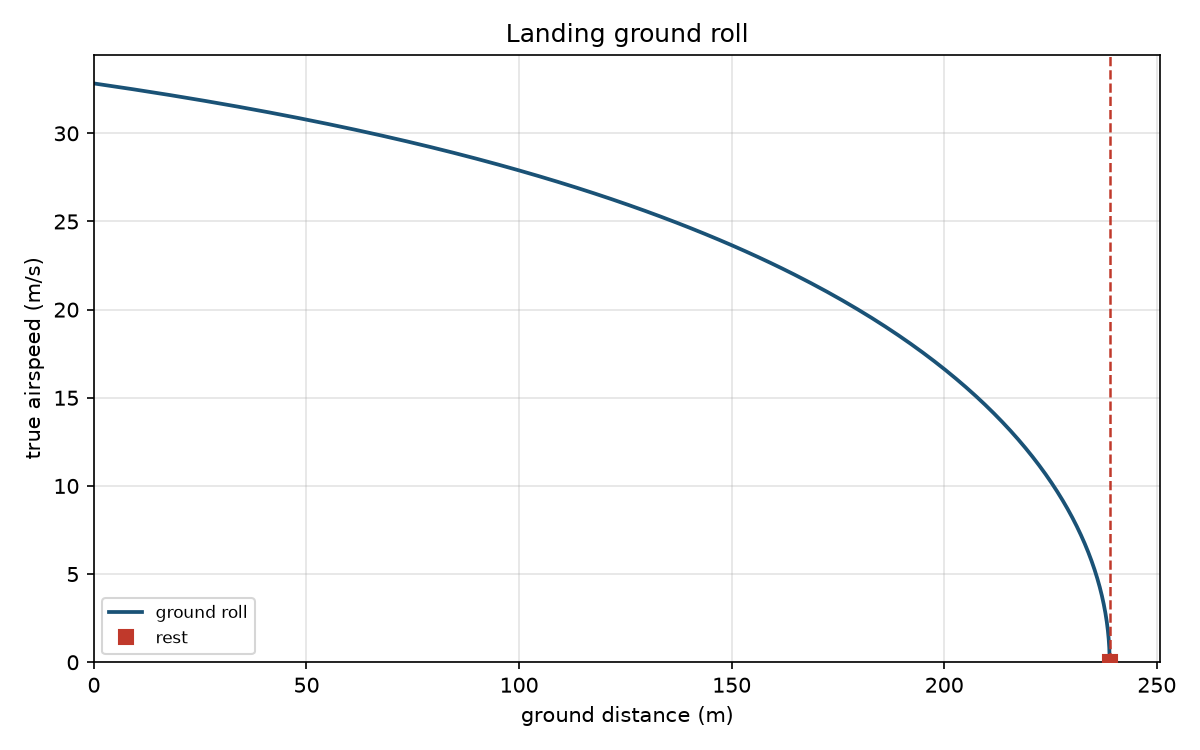

Write Python code to recreate this figure.
#!/usr/bin/env python3
"""Level dry-runway ground roll from touchdown to rest.

Wheel load is wheel_normal_force N = W - L. Braking friction is
rolling_friction mu*N. Net force is ground_roll_net_force
T - D - mu*(W - L). Acceleration is ground_roll_acceleration a = g*F/W.
Touchdown speed is touchdown_speed kTD*Vs. Constant thrust uses
ground_roll_A, ground_roll_B, landing_ground_roll_distance, and
landing_ground_roll_time.
"""

from __future__ import annotations

import argparse
import math
import sys
import tempfile
from pathlib import Path

CHECK_TOL = 1e-8
G0 = 9.80665
PLOT_TITLE = "Landing ground roll"
N_PLOT = 201
N_INT = 4001
MACH_WARN = 0.3
DEFAULT_K_TD = 1.3

SKILL_DIR = Path(__file__).resolve().parent
ATMOS_DIR = SKILL_DIR.parent / "ATMOS - Standard1976"
HUMID_DIR = SKILL_DIR.parent / "AERO - DensityAndPressureAltitude"

ASSUMPTIONS = (
    "level dry zero-wind runway; flare, float, and obstacle are omitted; "
    "no slope or wet-runway model; brakes from contact; "
    "wheel_normal_force N = W - L; rolling_friction Fr = mu*N with "
    "braking mu; ground_roll_net_force F = T - D - mu*(W - L); "
    "ground_roll_acceleration a = g*F/W with "
    f"g = g0 = {G0:g} m/s^2; "
    "L and D from lift_force, drag_force, and drag_polar at constant "
    "touchdown CL; freestream_dynamic_pressure q = 0.5*rho*V**2; "
    "landing stall_speed at CLmax when given, else at CL_TD; "
    f"touchdown_speed V_TD = k_TD*V_stall, default k_TD = {DEFAULT_K_TD:g}; "
    "omitted thrust is idle T = 0; constant T, including reverse; "
    "constant thrust uses ground_roll_A, ground_roll_B, "
    "landing_ground_roll_distance, and landing_ground_roll_time; "
    "still air so TAS equals ground speed; incompressible; "
    "weight is a force, so m = W/g0"
)


def print_kv(key: str, value: object) -> None:
    if isinstance(value, float):
        text = f"{value:.8g}"
    else:
        text = str(value)
    print(f"{key}: {text}")


def load_atmosphere():
    folder = str(ATMOS_DIR)
    if folder not in sys.path:
        sys.path.insert(0, folder)
    try:
        from standard_1976 import GAMMA, M0, RSTAR, atmosphere, require_altitude
    except ImportError as exc:
        raise ValueError(
            "ATMOS - Standard1976 must be importable for density at --alt"
        ) from exc
    return atmosphere, require_altitude, M0, RSTAR, GAMMA


def load_humidity():
    folder = str(HUMID_DIR)
    if folder not in sys.path:
        sys.path.insert(0, folder)
    try:
        from density_and_pressure_altitude import (
            atmosphere_density,
            moist_density,
            moist_mean_molar_mass,
            saturation_vapor_pressure,
            sound_speed,
            vapor_partial_pressure,
            water_molar_mass,
        )
    except ImportError as exc:
        raise ValueError(
            "AERO - DensityAndPressureAltitude must be importable for "
            "temperature and humidity"
        ) from exc
    return {
        "atmosphere_density": atmosphere_density,
        "moist_density": moist_density,
        "moist_mean_molar_mass": moist_mean_molar_mass,
        "saturation_vapor_pressure": saturation_vapor_pressure,
        "sound_speed": sound_speed,
        "vapor_partial_pressure": vapor_partial_pressure,
        "water_molar_mass": water_molar_mass,
    }


def require_positive(name: str, value: float) -> None:
    if not math.isfinite(value) or value <= 0.0:
        raise ValueError(f"{name} must be finite and > 0")


def require_nonnegative(name: str, value: float) -> None:
    if not math.isfinite(value) or value < 0.0:
        raise ValueError(f"{name} must be finite and >= 0")


def induced_factor(aspect_ratio: float, oswald: float) -> float:
    return 1.0 / (math.pi * aspect_ratio * oswald)


def polar_cd(cd0: float, k: float, cl: float) -> float:
    return cd0 + k * cl * cl


def dynamic_pressure(rho: float, speed: float) -> float:
    """freestream_dynamic_pressure."""
    return 0.5 * rho * speed * speed


def stall_speed(weight: float, rho: float, area: float, cl: float) -> float:
    """stall_speed."""
    return math.sqrt(2.0 * weight / (rho * area * cl))


def touchdown_speed(k_td: float, v_stall: float) -> float:
    """touchdown_speed."""
    return k_td * v_stall


def lift_force(cl: float, q: float, area: float) -> float:
    """lift_force."""
    return cl * q * area


def drag_force(cd: float, q: float, area: float) -> float:
    """drag_force."""
    return cd * q * area


def wheel_normal_force(weight: float, lift: float) -> float:
    """wheel_normal_force."""
    return weight - lift


def rolling_friction(mu: float, normal: float) -> float:
    """rolling_friction."""
    return mu * normal


def net_force(thrust: float, drag: float, mu: float, weight: float, lift: float) -> float:
    """ground_roll_net_force."""
    return thrust - drag - mu * (weight - lift)


def acceleration(g: float, force: float, weight: float) -> float:
    """ground_roll_acceleration."""
    return g * force / weight


def accel_const(g: float, thrust: float, weight: float, mu: float) -> float:
    """ground_roll_A."""
    return g * (thrust / weight - mu)


def accel_v2(
    g: float,
    rho: float,
    area: float,
    cd: float,
    mu: float,
    cl: float,
    weight: float,
) -> float:
    """ground_roll_B."""
    return g * rho * area * (cd - mu * cl) / (2.0 * weight)


def distance_to_stop(a_coef: float, b_coef: float, speed: float) -> float:
    """landing_ground_roll_distance, including B = 0."""
    if speed == 0.0:
        return 0.0
    if a_coef >= 0.0:
        raise ValueError("static acceleration is not toward a stop")
    if abs(b_coef) <= 1e-18 * max(1.0, abs(a_coef)):
        return -speed * speed / (2.0 * a_coef)
    disc = a_coef - b_coef * speed * speed
    if disc >= 0.0:
        raise ValueError("net force is not toward a stop through touchdown")
    ratio = disc / a_coef
    if ratio <= 0.0:
        raise ValueError("ground-roll log argument is not positive")
    return math.log(ratio) / (2.0 * b_coef)


def time_to_stop(a_coef: float, b_coef: float, speed: float) -> float:
    """landing_ground_roll_time, with B >= 0 handled separately."""
    if speed == 0.0:
        return 0.0
    if a_coef >= 0.0:
        raise ValueError("static acceleration is not toward a stop")
    if abs(b_coef) <= 1e-18 * max(1.0, abs(a_coef)):
        return -speed / a_coef
    disc = a_coef - b_coef * speed * speed
    if disc >= 0.0:
        raise ValueError("net force is not toward a stop through touchdown")
    mag_a = -a_coef
    if b_coef > 0.0:
        return math.atan(speed * math.sqrt(b_coef / mag_a)) / math.sqrt(mag_a * b_coef)
    mag_b = -b_coef
    root = math.sqrt(mag_a * mag_b)
    num = math.sqrt(mag_a) + speed * math.sqrt(mag_b)
    den = math.sqrt(mag_a) - speed * math.sqrt(mag_b)
    if den <= 0.0 or num <= 0.0:
        raise ValueError("net force is not toward a stop through touchdown")
    return math.log(num / den) / (2.0 * root)


def forces_at(
    speed: float,
    weight: float,
    area: float,
    cl: float,
    cd: float,
    mu: float,
    rho: float,
    thrust: float,
) -> dict[str, float]:
    q = dynamic_pressure(rho, speed)
    lift = lift_force(cl, q, area)
    drag = drag_force(cd, q, area)
    normal = wheel_normal_force(weight, lift)
    friction = rolling_friction(mu, normal)
    force = net_force(thrust, drag, mu, weight, lift)
    accel = acceleration(G0, force, weight)
    return {
        "V_m_s": speed,
        "q_Pa": q,
        "thrust_N": thrust,
        "L_N": lift,
        "D_N": drag,
        "N_N": normal,
        "Fr_N": friction,
        "F_N": force,
        "a_m_s2": accel,
    }


def integrate_roll(
    v_td: float,
    weight: float,
    area: float,
    cl: float,
    cd: float,
    mu: float,
    rho: float,
    thrust: float,
) -> tuple[float, float, list[float], list[float]]:
    """Trapezoid of V/a and 1/a from V_TD to rest. Returns s, t, V[], s[]."""
    speeds = [v_td * (1.0 - i / (N_INT - 1)) for i in range(N_INT)]
    accels: list[float] = []
    for speed in speeds:
        point = forces_at(speed, weight, area, cl, cd, mu, rho, thrust)
        if point["N_N"] < -CHECK_TOL:
            raise ValueError(
                "lift exceeds weight at touchdown; lower CL_TD or k_TD, or raise CLmax"
            )
        if point["a_m_s2"] >= 0.0:
            raise ValueError("net force is not toward a stop through touchdown")
        accels.append(point["a_m_s2"])
    distance = 0.0
    duration = 0.0
    distances = [0.0]
    for i in range(1, N_INT):
        dv = speeds[i] - speeds[i - 1]
        a0 = accels[i - 1]
        a1 = accels[i]
        v0 = speeds[i - 1]
        v1 = speeds[i]
        duration += 0.5 * (1.0 / a0 + 1.0 / a1) * dv
        distance += 0.5 * (v0 / a0 + v1 / a1) * dv
        distances.append(distance)
    return distance, duration, speeds, distances


def parcel_from_oat(
    pressure: float,
    temperature: float,
    rh: float | None,
    m0: float,
    rstar: float,
    gamma: float,
    humid: dict,
) -> tuple[float, float, float]:
    """Density, molar mass, and sound speed at station pressure and OAT."""
    if rh is None:
        rho = humid["atmosphere_density"](pressure, m0, rstar, temperature)
        molar = m0
    else:
        es = humid["saturation_vapor_pressure"](temperature)
        vapor = humid["vapor_partial_pressure"](rh, es)
        if vapor >= pressure:
            raise ValueError("vapor partial pressure at or above station pressure")
        mw = humid["water_molar_mass"]()
        rho = humid["moist_density"](pressure, vapor, m0, rstar, temperature, mw)
        molar = humid["moist_mean_molar_mass"](pressure, vapor, m0, mw)
    cs = humid["sound_speed"](gamma, rstar, temperature, molar)
    return rho, molar, cs


def warnings_for(
    k_td: float,
    cl_td: float,
    clmax: float | None,
    v_td: float,
    sound_speed: float | None,
    normal_td: float,
) -> list[str]:
    notes: list[str] = []
    if k_td < 1.0:
        notes.append(
            f"touchdown factor {k_td:.6g} is below 1; V_TD is below landing stall"
        )
    if clmax is not None and cl_td > clmax:
        notes.append(
            f"touchdown CL {cl_td:.6g} is above CLmax {clmax:.6g}"
        )
    if normal_td <= 0.0:
        notes.append("wheel load at touchdown is not positive")
    if sound_speed is not None and sound_speed > 0.0:
        mach = v_td / sound_speed
        if mach > MACH_WARN:
            notes.append(
                f"incompressible polar at Mach {mach:.6g}; "
                f"the checked model is used above Mach {MACH_WARN}"
            )
    return notes


def linspace(start: float, stop: float, count: int) -> list[float]:
    if count == 1:
        return [start]
    step = (stop - start) / (count - 1)
    return [start + step * i for i in range(count)]


def ensure_matplotlib():
    try:
        import matplotlib

        if "matplotlib.pyplot" not in sys.modules:
            matplotlib.use("Agg")
        import matplotlib.pyplot as plt
    except ImportError as exc:
        raise ValueError("matplotlib is required to plot the ground roll") from exc
    return plt


def plot_roll(
    path: Path,
    distances: list[float],
    speeds: list[float],
    s_stop: float,
) -> None:
    plt = ensure_matplotlib()
    fig, ax = plt.subplots(figsize=(8, 5))
    ax.plot(distances, speeds, color="#1a5276", linewidth=1.8, label="ground roll")
    ax.plot(
        s_stop,
        0.0,
        "s",
        color="#c0392b",
        markersize=7,
        zorder=5,
        label="rest",
    )
    ax.axvline(s_stop, color="#c0392b", linestyle="--", linewidth=1.2)
    ax.set_xlim(0.0, max(s_stop * 1.05, distances[-1] if distances else s_stop))
    ax.set_ylim(bottom=0.0)
    ax.set_xlabel("ground distance (m)")
    ax.set_ylabel("true airspeed (m/s)")
    ax.set_title(PLOT_TITLE)
    ax.grid(True, alpha=0.35)
    ax.legend(loc="best", fontsize=8)
    fig.tight_layout()
    path.parent.mkdir(parents=True, exist_ok=True)
    try:
        fig.savefig(path, dpi=150)
    except OSError as exc:
        plt.close(fig)
        raise ValueError(f"could not write the plot: {exc}") from exc
    plt.close(fig)


def emit(
    result: dict[str, object],
    notes: list[str],
    path: Path,
) -> None:
    print_kv("title", PLOT_TITLE)
    print_kv("assumptions", ASSUMPTIONS)
    order = (
        "method",
        "weight_N",
        "area_m2",
        "CL_TD",
        "CLmax",
        "mu",
        "CD0",
        "AR",
        "e",
        "k",
        "CD",
        "k_TD",
        "density_source",
        "Z_m",
        "T_K",
        "rh",
        "rh_source",
        "p_Pa",
        "rho_kg_m3",
        "cs_m_s",
        "g0_m_s2",
        "thrust_N",
        "V_stall_m_s",
        "stall_CL",
        "V_TD_m_s",
        "q_TD_Pa",
        "LD_TD",
        "thrust_TD_N",
        "L_TD_N",
        "D_TD_N",
        "N_TD_N",
        "Fr_TD_N",
        "F_TD_N",
        "a_TD_m_s2",
        "thrust_0_N",
        "L_0_N",
        "D_0_N",
        "N_0_N",
        "Fr_0_N",
        "F_0_N",
        "a_0_m_s2",
        "s_m",
        "t_s",
        "A_m_s2",
        "B_1_m",
    )
    for key in order:
        if key in result:
            print_kv(key, result[key])
    for note in notes:
        print_kv("warning", note)
    print_kv("graph", str(path))


def fail(message: str) -> int:
    print(f"check: fail: {message}", file=sys.stderr)
    return 1


def near(actual: float, expected: float, label: str) -> bool:
    if abs(actual - expected) <= CHECK_TOL + 1e-8 * abs(expected):
        return False
    print(f"check: fail: {label}: {actual} != {expected}", file=sys.stderr)
    return True


def run_check() -> int:
    weight = 10000.0
    area = 16.0
    cl_td = 0.8
    mu = 0.4
    cd0 = 0.02
    aspect_ratio = 8.0
    oswald = 0.8
    clmax = 1.6
    k_td = DEFAULT_K_TD
    thrust = 0.0
    atmosphere, require_altitude, _m0, _rstar, _gamma = load_atmosphere()
    state = atmosphere(0.0)
    rho = state["rho"]
    k = induced_factor(aspect_ratio, oswald)
    cd = polar_cd(cd0, k, cl_td)
    v_stall = stall_speed(weight, rho, area, clmax)
    v_td = touchdown_speed(k_td, v_stall)
    a_coef = accel_const(G0, thrust, weight, mu)
    b_coef = accel_v2(G0, rho, area, cd, mu, cl_td, weight)
    s_closed = distance_to_stop(a_coef, b_coef, v_td)
    t_closed = time_to_stop(a_coef, b_coef, v_td)
    if near(a_coef, G0 * (thrust / weight - mu), "A"):
        return 1
    if near(
        b_coef,
        G0 * rho * area * (cd - mu * cl_td) / (2.0 * weight),
        "B",
    ):
        return 1
    disc = a_coef - b_coef * v_td * v_td
    s_log = math.log(disc / a_coef) / (2.0 * b_coef)
    if near(s_closed, s_log, "distance closed form"):
        return 1
    mag_a = -a_coef
    mag_b = -b_coef
    t_log = math.log(
        (math.sqrt(mag_a) + v_td * math.sqrt(mag_b))
        / (math.sqrt(mag_a) - v_td * math.sqrt(mag_b))
    ) / (2.0 * math.sqrt(mag_a * mag_b))
    if near(t_closed, t_log, "time closed form"):
        return 1
    rest = forces_at(0.0, weight, area, cl_td, cd, mu, rho, thrust)
    if near(rest["Fr_N"], mu * weight, "static friction"):
        return 1
    if near(rest["F_N"], thrust - mu * weight, "static net force"):
        return 1
    if near(rest["a_m_s2"], a_coef, "static acceleration"):
        return 1
    touch = forces_at(v_td, weight, area, cl_td, cd, mu, rho, thrust)
    if touch["N_N"] <= 0.0:
        return fail("sample touchdown wheel load was not positive")
    if near(touch["L_N"] / touch["D_N"], cl_td / cd, "L/D"):
        return 1
    s_num, t_num, _speeds, _dist = integrate_roll(
        v_td, weight, area, cl_td, cd, mu, rho, thrust
    )
    if abs(s_num - s_closed) > 1e-3 * s_closed:
        return fail(f"numerical distance {s_num} != closed {s_closed}")
    if abs(t_num - t_closed) > 1e-3 * t_closed:
        return fail(f"numerical time {t_num} != closed {t_closed}")
    if near(distance_to_stop(-4.0, 1.0, 1.0), 0.5 * math.log(5.0 / 4.0), "A=-4 B=1 s"):
        return 1
    if near(distance_to_stop(-4.0, -1.0, 1.0), 0.5 * math.log(4.0 / 3.0), "A=-4 B=-1 s"):
        return 1
    if near(distance_to_stop(-4.0, 0.0, 2.0), 0.5, "B=0 distance"):
        return 1
    if near(time_to_stop(-4.0, 1.0, 1.0), math.atan(0.5) / 2.0, "B>0 time"):
        return 1
    if near(time_to_stop(-4.0, -1.0, 1.0), 0.25 * math.log(3.0), "B<0 time"):
        return 1

    class _Capture:
        def __init__(self) -> None:
            self.parts: list[str] = []

        def write(self, text: str) -> None:
            self.parts.append(text)

        def flush(self) -> None:
            return None

    def capture(argv: list[str]) -> tuple[int, str, str]:
        out = _Capture()
        err = _Capture()
        old_out, old_err = sys.stdout, sys.stderr
        sys.stdout, sys.stderr = out, err
        try:
            code = main(argv)
        finally:
            sys.stdout, sys.stderr = old_out, old_err
        return code, "".join(out.parts), "".join(err.parts)

    base = [
        "--weight",
        "10000",
        "--area",
        "16",
        "--cltd",
        "0.8",
        "--mu",
        "0.4",
        "--cd0",
        "0.02",
        "--ar",
        "8",
        "--e",
        "0.8",
        "--alt",
        "0",
        "--clmax",
        "1.6",
    ]
    with tempfile.TemporaryDirectory() as tmp:
        out = str(Path(tmp) / "roll.png")
        code, text, err = capture(base + ["--out", out])
        if code != 0:
            return fail(f"main returned {code}: {err}")
        data = Path(out).read_bytes()
        if not data.startswith(b"\x89PNG"):
            return fail("run did not write a PNG")
        for key in (
            "title: Landing ground roll",
            "method: closed-form constant thrust",
            "thrust_N: 0",
            "V_stall_m_s:",
            "V_TD_m_s:",
            "q_TD_Pa:",
            "LD_TD:",
            "a_TD_m_s2:",
            "a_0_m_s2:",
            "s_m:",
            "t_s:",
            "graph:",
        ):
            if key not in text:
                return fail(f"stdout missing {key}")
        if "warning:" in text:
            return fail("clean sea-level case printed a warning")

        code, text, err = capture(base + ["--thrust", "0", "--out", out])
        if code != 0:
            return fail(f"explicit zero thrust returned {code}: {err}")

        code, text, err = capture(
            base + ["--thrust", "-200", "--out", out]
        )
        if code != 0:
            return fail(f"reverse thrust returned {code}: {err}")
        if "method: closed-form constant thrust" not in text:
            return fail("reverse thrust did not print closed-form method")

        code, text, err = capture(
            base
            + [
                "--oat",
                "310",
                "--rh",
                "0.5",
                "--out",
                out,
            ]
        )
        if code != 0:
            return fail(f"oat run returned {code}: {err}")
        if "density_source: oat" not in text:
            return fail("oat run did not mark density_source")
        if "T_K:" not in text or "rh:" not in text:
            return fail("oat run missing T or rh")

        code, text, err = capture(
            [
                "--weight",
                "10000",
                "--area",
                "16",
                "--cltd",
                "0.8",
                "--mu",
                "0.4",
                "--cd0",
                "0.02",
                "--ar",
                "8",
                "--e",
                "0.8",
                "--clmax",
                "1.6",
                "--rho",
                str(rho),
                "--out",
                out,
            ]
        )
        if code != 0:
            return fail(f"rho run returned {code}: {err}")
        if "density_source: density" not in text:
            return fail("rho run did not mark density_source")

        code, text, err = capture(base + ["--k-td", "0.9", "--out", out])
        if code != 0 or "warning:" not in text:
            return fail("k_TD below 1 produced no warning")

    code, _text, err = capture(base + ["--rho", "1.225"])
    if code != 2 or "not both" not in err:
        return fail("alt and rho were accepted together")
    code, _text, err = capture(
        [
            "--weight",
            "10000",
            "--area",
            "16",
            "--cltd",
            "0.8",
            "--mu",
            "0.4",
            "--cd0",
            "0.02",
            "--ar",
            "8",
            "--e",
            "0.8",
            "--rho",
            "1.225",
            "--oat",
            "288.15",
        ]
    )
    if code != 2 or "--alt" not in err:
        return fail("oat with rho was accepted")
    code, _text, err = capture(base + ["--thrust", "5000"])
    if code != 2:
        return fail("strong idle thrust was accepted")
    code, _text, err = capture(base + ["--cltd", "2", "--clmax", "1.6"])
    if code != 2:
        return fail("CL_TD above CLmax was accepted")
    code, _text, err = capture(
        [
            "--weight",
            "10000",
            "--area",
            "16",
            "--cltd",
            "0.8",
            "--mu",
            "0.4",
            "--cd0",
            "0.02",
            "--ar",
            "8",
            "--e",
            "0.8",
            "--alt",
            "0",
        ]
    )
    if code != 2:
        return fail("k_TD default with stall at CL_TD was accepted")

    print("check: pass")
    print_kv("s_m", s_closed)
    print_kv("t_s", t_closed)
    print_kv("V_TD_m_s", v_td)
    return 0


def parse_args(argv: list[str] | None = None) -> argparse.Namespace:
    parser = argparse.ArgumentParser(
        description=(
            "Ground-roll distance and time from touchdown to rest on a level "
            "dry runway, with constant idle or reverse thrust."
        )
    )
    parser.add_argument("--weight", type=float, default=None, help="weight W [N]")
    parser.add_argument("--area", type=float, default=None, help="wing planform area S [m^2]")
    parser.add_argument(
        "--cltd", type=float, default=None, help="touchdown lift coefficient CL_TD"
    )
    parser.add_argument("--mu", type=float, default=None, help="braking-friction coefficient")
    parser.add_argument("--cd0", type=float, default=None, help="zero-lift drag coefficient CD0")
    parser.add_argument("--ar", type=float, default=None, help="aspect ratio AR")
    parser.add_argument("--e", type=float, default=None, help="Oswald efficiency e, 0 < e <= 1")
    parser.add_argument(
        "--thrust",
        type=float,
        default=None,
        help="net thrust, independent of speed [N]; omitted is idle 0",
    )
    parser.add_argument("--alt", type=float, default=None, help="geometric altitude [m]")
    parser.add_argument("--rho", type=float, default=None, help="air density [kg/m^3]")
    parser.add_argument("--oat", type=float, default=None, help="outside air temperature [K]")
    parser.add_argument(
        "--rh",
        type=float,
        default=None,
        help="relative humidity 0 to 1, with --oat",
    )
    parser.add_argument(
        "--k-td",
        type=float,
        default=DEFAULT_K_TD,
        help=f"touchdown speed / stall speed, default {DEFAULT_K_TD:g}",
    )
    parser.add_argument("--clmax", type=float, default=None, help="maximum lift coefficient CLmax")
    parser.add_argument("--out", type=str, default=None, help="PNG path")
    parser.add_argument("--check", action="store_true", help="run built-in consistency checks")
    return parser.parse_args(argv)


def main(argv: list[str] | None = None) -> int:
    args = parse_args(argv)
    if args.check:
        return run_check()

    supplied = {
        "--weight": args.weight,
        "--area": args.area,
        "--cltd": args.cltd,
        "--mu": args.mu,
        "--cd0": args.cd0,
        "--ar": args.ar,
        "--e": args.e,
    }
    missing = [flag for flag, value in supplied.items() if value is None]
    if missing:
        print(
            "error: requires --weight, --area, --cltd, --mu, --cd0, --ar, and --e; "
            f"missing {', '.join(missing)}",
            file=sys.stderr,
        )
        return 2
    if args.alt is None and args.rho is None:
        print("error: requires --alt or --rho", file=sys.stderr)
        return 2
    if args.alt is not None and args.rho is not None:
        print("error: pass --alt or --rho, not both", file=sys.stderr)
        return 2
    if args.oat is not None and args.alt is None:
        print("error: --oat requires --alt", file=sys.stderr)
        return 2
    if args.rh is not None and args.oat is None:
        print("error: --rh requires --oat", file=sys.stderr)
        return 2

    try:
        require_positive("weight", args.weight)
        require_positive("wing area", args.area)
        require_positive("touchdown CL", args.cltd)
        require_nonnegative("braking-friction coefficient", args.mu)
        require_positive("CD0", args.cd0)
        require_positive("aspect ratio", args.ar)
        if not math.isfinite(args.e) or args.e <= 0.0 or args.e > 1.0:
            raise ValueError("Oswald efficiency must be finite, > 0, and <= 1")
        require_positive("k_TD", args.k_td)
        if args.clmax is not None:
            require_positive("CLmax", args.clmax)
            if args.cltd > args.clmax:
                raise ValueError("touchdown CL is above CLmax")
        thrust = 0.0 if args.thrust is None else args.thrust
        if not math.isfinite(thrust):
            raise ValueError("thrust must be finite")
        if args.rho is not None:
            require_positive("density", args.rho)
        if args.oat is not None:
            require_positive("outside air temperature", args.oat)
        if args.rh is not None:
            if not math.isfinite(args.rh) or args.rh < 0.0 or args.rh > 1.0:
                raise ValueError("relative humidity must be finite and between 0 and 1")

        atmosphere, require_altitude, m0, rstar, gamma = load_atmosphere()
        sound = None
        altitude = None
        pressure = None
        density_source = "density"
        rh_source = None
        if args.alt is not None:
            altitude = require_altitude(args.alt, "--alt")
            state = atmosphere(altitude)
            pressure = state["p"]
            if args.oat is None:
                rho = state["rho"]
                sound = state["cs"]
                density_source = "altitude"
            else:
                humid = load_humidity()
                rho, _molar, sound = parcel_from_oat(
                    pressure, args.oat, args.rh, m0, rstar, gamma, humid
                )
                density_source = "oat"
                rh_source = "flag" if args.rh is not None else "dry"
        else:
            rho = args.rho

        cl_stall = args.clmax if args.clmax is not None else args.cltd
        k = induced_factor(args.ar, args.e)
        cd = polar_cd(args.cd0, k, args.cltd)
        v_stall = stall_speed(args.weight, rho, args.area, cl_stall)
        v_td = touchdown_speed(args.k_td, v_stall)
        rest = forces_at(
            0.0,
            args.weight,
            args.area,
            args.cltd,
            cd,
            args.mu,
            rho,
            thrust,
        )
        touch = forces_at(
            v_td,
            args.weight,
            args.area,
            args.cltd,
            cd,
            args.mu,
            rho,
            thrust,
        )
        if rest["F_N"] >= 0.0:
            raise ValueError("net force at rest is not toward a stop")
        if touch["N_N"] < 0.0:
            raise ValueError(
                "lift exceeds weight at touchdown; lower CL_TD or k_TD, or raise CLmax"
            )
        if touch["F_N"] >= 0.0:
            raise ValueError("net force at touchdown is not toward a stop")
        if touch["D_N"] <= 0.0:
            raise ValueError("drag at touchdown is not positive")

        method = "closed-form constant thrust"
        a_coef = accel_const(G0, thrust, args.weight, args.mu)
        b_coef = accel_v2(G0, rho, args.area, cd, args.mu, args.cltd, args.weight)
        s_stop = distance_to_stop(a_coef, b_coef, v_td)
        t_stop = time_to_stop(a_coef, b_coef, v_td)
        speeds = linspace(v_td, 0.0, N_PLOT)
        distances = [s_stop - distance_to_stop(a_coef, b_coef, speed) for speed in speeds]

        result: dict[str, object] = {
            "method": method,
            "weight_N": args.weight,
            "area_m2": args.area,
            "CL_TD": args.cltd,
            "mu": args.mu,
            "CD0": args.cd0,
            "AR": args.ar,
            "e": args.e,
            "k": k,
            "CD": cd,
            "k_TD": args.k_td,
            "density_source": density_source,
            "rho_kg_m3": rho,
            "g0_m_s2": G0,
            "thrust_N": thrust,
            "V_stall_m_s": v_stall,
            "stall_CL": cl_stall,
            "V_TD_m_s": v_td,
            "q_TD_Pa": touch["q_Pa"],
            "LD_TD": touch["L_N"] / touch["D_N"],
            "thrust_TD_N": touch["thrust_N"],
            "L_TD_N": touch["L_N"],
            "D_TD_N": touch["D_N"],
            "N_TD_N": touch["N_N"],
            "Fr_TD_N": touch["Fr_N"],
            "F_TD_N": touch["F_N"],
            "a_TD_m_s2": touch["a_m_s2"],
            "thrust_0_N": rest["thrust_N"],
            "L_0_N": rest["L_N"],
            "D_0_N": rest["D_N"],
            "N_0_N": rest["N_N"],
            "Fr_0_N": rest["Fr_N"],
            "F_0_N": rest["F_N"],
            "a_0_m_s2": rest["a_m_s2"],
            "s_m": s_stop,
            "t_s": t_stop,
            "A_m_s2": a_coef,
            "B_1_m": b_coef,
        }
        if args.clmax is not None:
            result["CLmax"] = args.clmax
        if altitude is not None:
            result["Z_m"] = altitude
        if args.oat is not None:
            result["T_K"] = args.oat
            result["rh"] = 0.0 if args.rh is None else args.rh
            result["rh_source"] = rh_source
        if pressure is not None:
            result["p_Pa"] = pressure
        if sound is not None:
            result["cs_m_s"] = sound
        notes = warnings_for(
            args.k_td,
            args.cltd,
            args.clmax,
            v_td,
            sound,
            touch["N_N"],
        )
        out_path = Path(args.out) if args.out else SKILL_DIR / "landing_ground_roll.png"
        out_path = out_path.resolve()
        plot_roll(out_path, distances, speeds, s_stop)
    except ValueError as exc:
        print(f"error: {exc}", file=sys.stderr)
        return 2

    emit(result, notes, out_path)
    return 0


if __name__ == "__main__":
    sys.exit(main())
